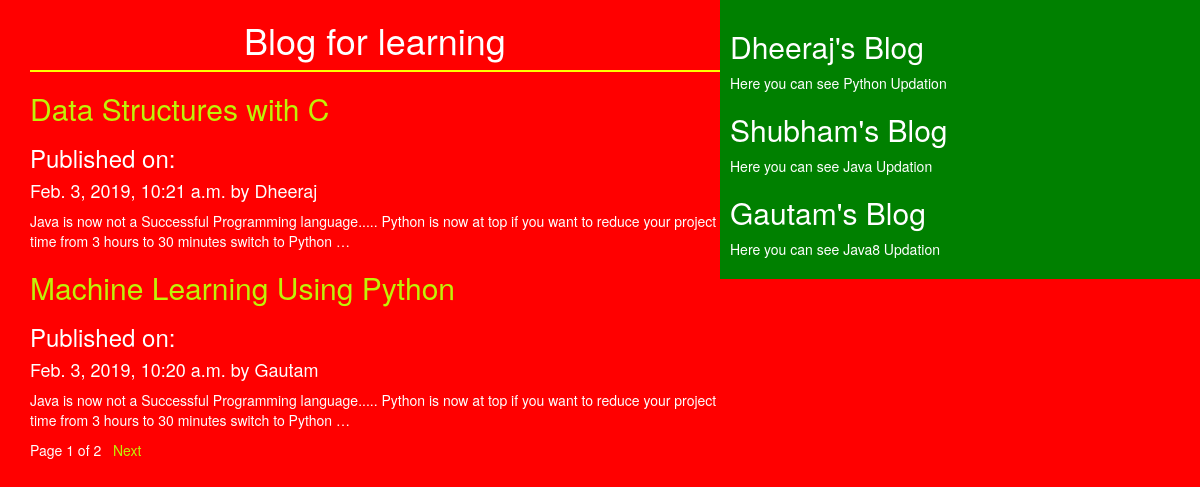
The page / on the database its author committed.
### testap/models.py (models this page shows, shortened)
class Post(models.Model):
    STATUS_CHOICES=(('dratf','DRAFT'),('publish','PUBLISHED'))
    title=models.CharField(max_length=150)
    slug=models.SlugField(max_length=150,unique_for_date='publish')
    author=models.ForeignKey(User,related_name='blog_post')
    body=models.TextField()
    publish=models.DateTimeField(default=timezone.now)
    created=models.DateTimeField(auto_now_add=True)
    updated=models.DateTimeField(auto_now=True)
    status=models.CharField(max_length=10,choices=STATUS_CHOICES,default='draft')
    objects=CustomManager()
    class Meta:
        ordering=('-publish',)
    def get_absolute_url(self):
        return reverse('post_detail',args=[self.publish.year,self.publish.strftime('%m'),self.publish.strftime('%d'),self.slug])

### testap/views.py (the view)
# urls.py: url(r'^$',views.Post_List_View),
def Post_List_View(request):
    post_list=Post.objects.all()
    paginator=Paginator(post_list,2)
    page_number=request.GET.get('page')
    try:
        post_list=paginator.page(page_number)
    except PageNotAnInteger:
        post_list=paginator.page(1)
    except EmptyPage:
        post_list=paginator.page(paginator.num_pages)
    return render(request,'testap/post_list.html',{'post_list':post_list})

### testap/models.py (called while the page is built)
    def get_queryset(self):
        return super().get_queryset().filter(status='publish')

### templates/testap/post_list.html (shortened to what this page needs)
{%extends 'testap/base.html'%}
{%block body_block%}
<h1>Blog for learning</h1>
{% for post in post_list %}
<a href='{{post.get_absolute_url}}'><h2>{{post.title}}</h2></a>
<h3>Published on: </h3><h4>{{post.publish}} by {{post.author|title}}</h4>
<p id='date'>{{post.body|truncatewords:30|linebreaks}}</p>
{%endfor%}
{%include 'testap/pagination.html' with page=post_list%}
{%endblock%}

### templates/testap/base.html (shortened to what this page needs)
<!DOCTYPE html>
{%load staticfiles%}
<html lang="en" dir="ltr">
  <head>
    <link rel="stylesheet" href="{% static "css/bootstrap.css"%}">
    <link rel="stylesheet" href="{% static "css/blog.css"%}">
  </head>
  <body>
    <div class="content">
      {%block body_block%}
      {%endblock%}
    </div>
    <div class="sidebar">
      <h2>Dheeraj's Blog</h2>
      <p>Here you can see Python Updation</p>
      <h2>Shubham's Blog</h2>
      <p>Here you can see Java Updation</p>
      <h2>Gautam's Blog</h2>
      <p>Here you can see Java8 Updation</p>
    </div>
  </body>
</html>

### templates/testap/pagination.html (shortened to what this page needs)
<!DOCTYPE html>
<html lang="en" dir="ltr">
  <head>
  </head>
  <body>
    <div class="paginator">
      Page {{page.number}} of {{page.paginator.num_pages}}&nbsp&nbsp
      {%if page.has_next%}
      <a href="?page={{page.next_page_number}}">Next</a></h4>
      {%endif%}
    </div>
  </body>
</html>

### static/css/blog.css (style rules this page uses)
.content { width:60%; float:left; padding: 0 0 0 30px; background: red; color:white; }
.sidebar { width: 40%; float: right; padding: 10px; background: green; color:white; }
h1 { text-align: center; border-bottom: 2px solid yellow; padding-bottom: 10px; }
#date { font-style: italic; font-size: 20px; font-weight: bold; }
body { background-color:red; }
a { color:rgb(191,242,7); }

### rows shown on the page
Post: title "Data Structures with C", publish "Feb. 3, 2019, 10:21 a.m.", author "Dheeraj", body "Java is now not a Successful Programming language..... Python is now at top if you want to reduce your project time from 3 hours to 30 minutes switch to Python …"
Post: title "Machine Learning Using Python", publish "Feb. 3, 2019, 10:20 a.m.", author "Gautam", body "Java is now not a Successful Programming language..... Python is now at top if you want to reduce your project time from 3 hours to 30 minutes switch to Python …"

### other values the page prints
{{ page.number }} "1"
{{ page.paginator.num_pages }} "2"
